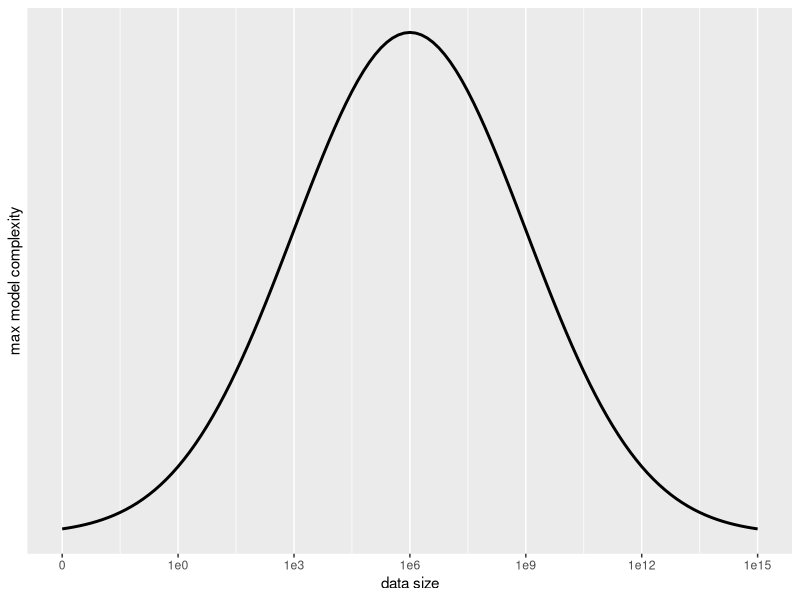

Write R code to recreate this figure.
library(ggplot2)
y <- seq(-3, 3, by = 0.05)
p_y <- dnorm(y)
plot <- ggplot(data.frame(y = y, p_y = p_y), aes(x = y, y = p_y)) +
  geom_line(size = 1) +
  scale_x_continuous(breaks = c(-3, -2, -1, 0, 1, 2, 3),
                     labels = c("0", "1e0", "1e3", "1e6", "1e9",
		                "1e12", "1e15")) +
  scale_y_continuous(breaks = c()) +
  xlab("data size") +
  ylab("max model complexity")
ggsave("img/model-size.pdf", height=2, width = 4)
